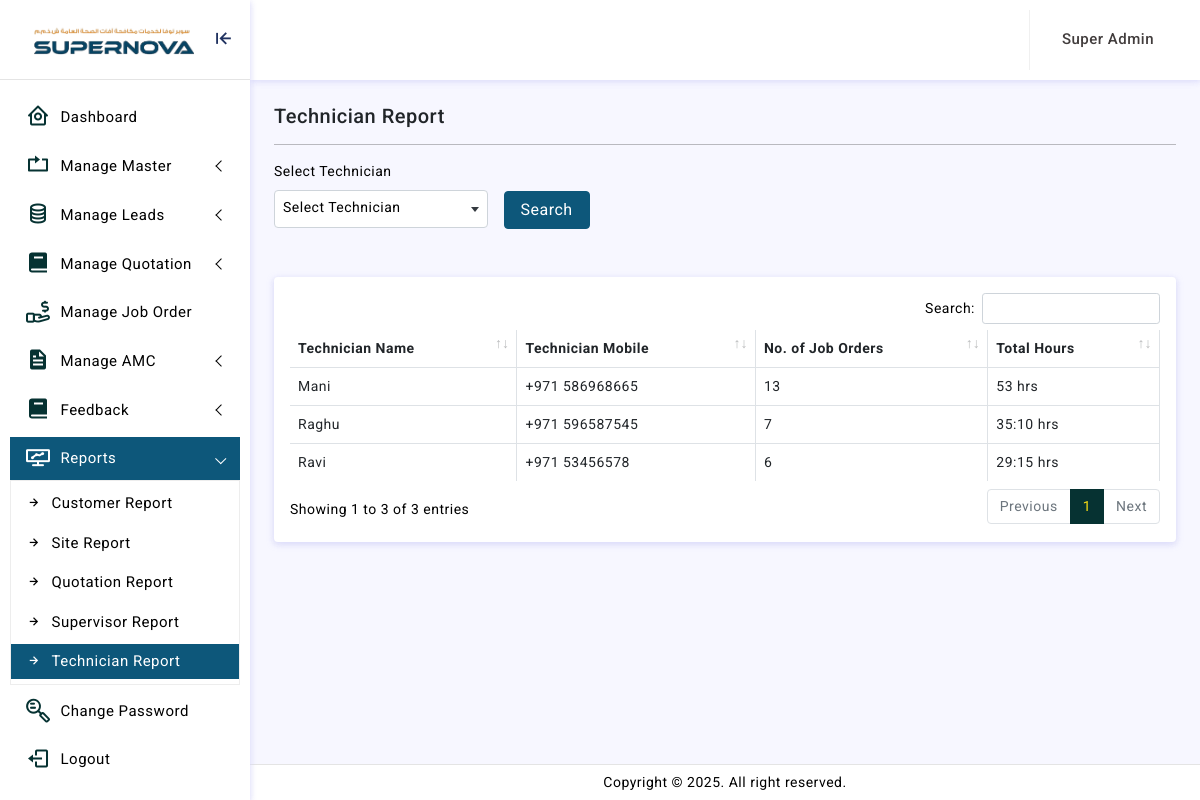
Page /adminln/view-technician-report.php (signed in) on the committed database.
### tables this page shows
CREATE TABLE `user` (
  `Id` int(11) NOT NULL,
  `user_type` tinyint(4) NOT NULL,
  `UserName` varchar(255) NOT NULL,
  `name` varchar(255) NOT NULL,
  `status` tinyint(4) NOT NULL,
  `Password` varchar(1000) NOT NULL,
  `master_admin` varchar(55) NOT NULL,
  `AddedDate` datetime NOT NULL,
  `UpdatedDate` datetime NOT NULL
);

### adminln/view-technician-report.php (the view, shortened to what this page needs)
<?php
function main() {
extract($_REQUEST);
include 'dilg/cnt/join.php';
?>
<link rel="stylesheet" href="crop/croppie.css"/>
<div class="page-breadcrumb d-sm-flex align-items-center mb-3">
<h5 class="mb-0 text-dark">Technician Report</h5>
</div>
<hr/>
<form method="POST">
<div class="row g-3 mb-5">
<div class="col-md-3">
<label for="inputFirstName" class="form-label">Select Technician</label>
</div>
<div class="col-md-3 mt-46">
<input type="submit" name="Submit" class="btn btn-primary px-3" value="Search">
</div>
</div>
</form>
<? $select_report=mysqli_query($conn,"select * from user where 1=1 and user_type=3 $subqry order by id desc");
if(mysqli_num_rows($select_report)>>0){ ?>
<div class="card">
<div class="card-body">
<div class="table-responsive">
<table id="example2" class="table table-striped table-bordered" style="width:100%">
<thead>
<tr>
<th>Technician Name </th>
<th>Technician Mobile </th>
<th>No. of Job Orders</th>
<th>Total Hours</th>
</tr>
</thead>
<tbody>
<?
while($row_report=mysqli_fetch_array($select_report))
{
$id=$row_report['Id'];
$Technician_mobile=$row_report['UserName'];
$Technician_name=$row_report['name'];
$select_job_order=mysqli_query($conn,"select * from technician_log where technician_id='$id'");
$total_minutes = 0;
while($row_technician_log=mysqli_fetch_array($select_job_order)){
 $clock_in_time  = strtotime($row_technician_log['clock_in_time']);
 $clock_out_time = strtotime($row_technician_log['clock_out_time']);
if ($clock_in_time !='' && $clock_out_time!='') {
 $diff_minutes = ($clock_out_time - $clock_in_time) / 60;
   $total_minutes =$total_minutes+ $diff_minutes;
}
}
 $total_hours = floor($total_minutes / 60);
  $minutes_left = $total_minutes % 60;
  if ($minutes_left!='0') {
$Minutes=":" .$minutes_left;
  }else{
  	$Minutes='';
  }
?>
<tr>
<td><?=$Technician_name;?></td>
<td>+971 <?= $Technician_mobile; ?> </td>
<td><?=mysqli_num_rows($select_job_order); ?></td>
<td><?=$total_hours.$Minutes; ?> hrs</td>
</tr>
<? }
}else{ echo "<p>No Record Found</p>";} ?>
</tbody>
</table>
</div>
</div>
</div>
<?php
}
include 'template.php';
?>

### adminln/assets/css/app.css (style rules this page uses)
body { font-size: 14px; color: #000; letter-spacing: .5px; background: #f7f7ff; overflow-x: hidden; font-family: Roboto, sans-serif }
input::placeholder { color: #000!important; opacity: .3!important }
.table-striped>tbody>tr:nth-of-type(odd) { --bs-table-accent-bg: unset; }
.table-bordered>:not(caption)>*>* { border-width: 1px 1px; }
.table-bordered th { border-width: 0px 1px; }
.mt-46 { margin-top: 46px !important; }

### rows in the picture
user: name "Mani", UserName "586968665", mysqli_num_rows($select_job_order) "13", total_hours "53"
user: name "Raghu", UserName "596587545", mysqli_num_rows($select_job_order) "7", total_hours "35", Minutes ":10"
user: name "Ravi", UserName "53456578", mysqli_num_rows($select_job_order) "6", total_hours "29", Minutes ":15"

### other values in the picture
$usertype_name "Super Admin"
